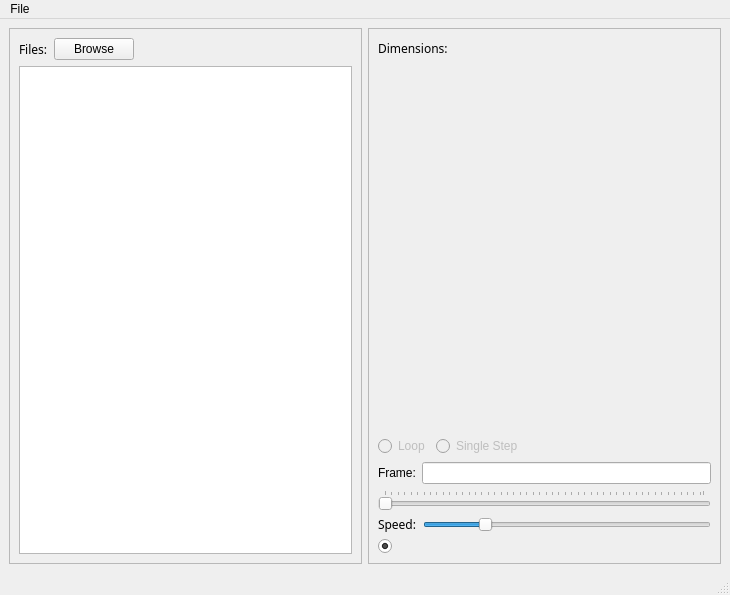
<?xml version="1.0" encoding="UTF-8"?>
<ui version="4.0">
 <class>MainView</class>
 <widget class="QMainWindow" name="MainView">
  <property name="geometry">
   <rect>
    <x>0</x>
    <y>0</y>
    <width>730</width>
    <height>595</height>
   </rect>
  </property>
  <property name="windowTitle">
   <string>Gif Viewer</string>
  </property>
  <widget class="QWidget" name="centralwidget">
   <layout class="QHBoxLayout" name="horizontalLayout_6">
    <item>
     <widget class="QFrame" name="frame_2">
      <property name="frameShape">
       <enum>QFrame::StyledPanel</enum>
      </property>
      <property name="frameShadow">
       <enum>QFrame::Raised</enum>
      </property>
      <layout class="QVBoxLayout" name="verticalLayout_5">
       <item>
        <layout class="QVBoxLayout" name="verticalLayout_3">
         <item>
          <layout class="QHBoxLayout" name="horizontalLayout">
           <item>
            <widget class="QLabel" name="files_label">
             <property name="font">
              <font>
               <family>Borg Sans Mono</family>
              </font>
             </property>
             <property name="text">
              <string>Files:</string>
             </property>
            </widget>
           </item>
           <item>
            <widget class="QPushButton" name="pushButtonBrowse">
             <property name="text">
              <string>Browse</string>
             </property>
            </widget>
           </item>
           <item>
            <spacer name="horizontalSpacer_2">
             <property name="orientation">
              <enum>Qt::Horizontal</enum>
             </property>
             <property name="sizeHint" stdset="0">
              <size>
               <width>40</width>
               <height>20</height>
              </size>
             </property>
            </spacer>
           </item>
          </layout>
         </item>
         <item>
          <widget class="QListWidget" name="gif_list">
           <property name="sizePolicy">
            <sizepolicy hsizetype="MinimumExpanding" vsizetype="Expanding">
             <horstretch>0</horstretch>
             <verstretch>0</verstretch>
            </sizepolicy>
           </property>
           <property name="alternatingRowColors">
            <bool>true</bool>
           </property>
           <property name="spacing">
            <number>10</number>
           </property>
          </widget>
         </item>
        </layout>
       </item>
      </layout>
     </widget>
    </item>
    <item>
     <widget class="QFrame" name="frame">
      <property name="frameShape">
       <enum>QFrame::StyledPanel</enum>
      </property>
      <property name="frameShadow">
       <enum>QFrame::Raised</enum>
      </property>
      <layout class="QVBoxLayout" name="verticalLayout_6">
       <item>
        <layout class="QHBoxLayout" name="horizontalLayout_5">
         <item>
          <widget class="QLabel" name="dimensions_label">
           <property name="font">
            <font>
             <family>Borg Sans Mono</family>
            </font>
           </property>
           <property name="text">
            <string>Dimensions:</string>
           </property>
          </widget>
         </item>
         <item>
          <spacer name="horizontalSpacer_3">
           <property name="orientation">
            <enum>Qt::Horizontal</enum>
           </property>
           <property name="sizeHint" stdset="0">
            <size>
             <width>40</width>
             <height>20</height>
            </size>
           </property>
          </spacer>
         </item>
        </layout>
       </item>
       <item>
        <layout class="QVBoxLayout" name="verticalLayout_2">
         <item>
          <spacer name="verticalSpacer">
           <property name="orientation">
            <enum>Qt::Vertical</enum>
           </property>
           <property name="sizeHint" stdset="0">
            <size>
             <width>20</width>
             <height>40</height>
            </size>
           </property>
          </spacer>
         </item>
         <item>
          <widget class="QLabel" name="gif_display">
           <property name="sizePolicy">
            <sizepolicy hsizetype="Preferred" vsizetype="Preferred">
             <horstretch>0</horstretch>
             <verstretch>0</verstretch>
            </sizepolicy>
           </property>
           <property name="frameShape">
            <enum>QFrame::NoFrame</enum>
           </property>
           <property name="text">
            <string/>
           </property>
           <property name="alignment">
            <set>Qt::AlignCenter</set>
           </property>
          </widget>
         </item>
         <item>
          <spacer name="verticalSpacer_2">
           <property name="orientation">
            <enum>Qt::Vertical</enum>
           </property>
           <property name="sizeHint" stdset="0">
            <size>
             <width>20</width>
             <height>40</height>
            </size>
           </property>
          </spacer>
         </item>
        </layout>
       </item>
       <item>
        <layout class="QVBoxLayout" name="verticalLayout">
         <item>
          <layout class="QHBoxLayout" name="horizontalLayout_2">
           <item>
            <widget class="QRadioButton" name="loop">
             <property name="enabled">
              <bool>false</bool>
             </property>
             <property name="text">
              <string>Loop</string>
             </property>
            </widget>
           </item>
           <item>
            <widget class="QRadioButton" name="single_step">
             <property name="enabled">
              <bool>false</bool>
             </property>
             <property name="text">
              <string>Single Step</string>
             </property>
            </widget>
           </item>
           <item>
            <spacer name="horizontalSpacer">
             <property name="orientation">
              <enum>Qt::Horizontal</enum>
             </property>
             <property name="sizeHint" stdset="0">
              <size>
               <width>40</width>
               <height>20</height>
              </size>
             </property>
            </spacer>
           </item>
          </layout>
         </item>
         <item>
          <layout class="QVBoxLayout" name="verticalLayout_4">
           <item>
            <layout class="QHBoxLayout" name="horizontalLayout_4">
             <item>
              <widget class="QLabel" name="frame_label">
               <property name="text">
                <string>Frame:</string>
               </property>
              </widget>
             </item>
             <item>
              <widget class="QLineEdit" name="frame_number"/>
             </item>
            </layout>
           </item>
           <item>
            <widget class="QSlider" name="frame_slider">
             <property name="orientation">
              <enum>Qt::Horizontal</enum>
             </property>
             <property name="tickPosition">
              <enum>QSlider::TicksAbove</enum>
             </property>
             <property name="tickInterval">
              <number>2</number>
             </property>
            </widget>
           </item>
          </layout>
         </item>
         <item>
          <layout class="QHBoxLayout" name="horizontalLayout_3">
           <item>
            <widget class="QLabel" name="speed_label">
             <property name="font">
              <font>
               <family>Borg Sans Mono</family>
              </font>
             </property>
             <property name="text">
              <string>Speed:</string>
             </property>
            </widget>
           </item>
           <item>
            <widget class="QSlider" name="speed_slider">
             <property name="font">
              <font>
               <family>Borg Sans Mono</family>
              </font>
             </property>
             <property name="maximum">
              <number>500</number>
             </property>
             <property name="value">
              <number>100</number>
             </property>
             <property name="orientation">
              <enum>Qt::Horizontal</enum>
             </property>
            </widget>
           </item>
          </layout>
         </item>
         <item>
          <widget class="QRadioButton" name="normal_play">
           <property name="text">
            <string/>
           </property>
           <property name="checked">
            <bool>true</bool>
           </property>
          </widget>
         </item>
        </layout>
       </item>
      </layout>
     </widget>
    </item>
   </layout>
  </widget>
  <widget class="QMenuBar" name="menubar">
   <property name="geometry">
    <rect>
     <x>0</x>
     <y>0</y>
     <width>730</width>
     <height>24</height>
    </rect>
   </property>
   <widget class="QMenu" name="menuFile">
    <property name="title">
     <string>File</string>
    </property>
    <addaction name="actionBrowse"/>
   </widget>
   <addaction name="menuFile"/>
  </widget>
  <widget class="QStatusBar" name="statusbar"/>
  <action name="actionBrowse">
   <property name="text">
    <string>Browse</string>
   </property>
  </action>
 </widget>
 <resources/>
 <connections/>
</ui>
